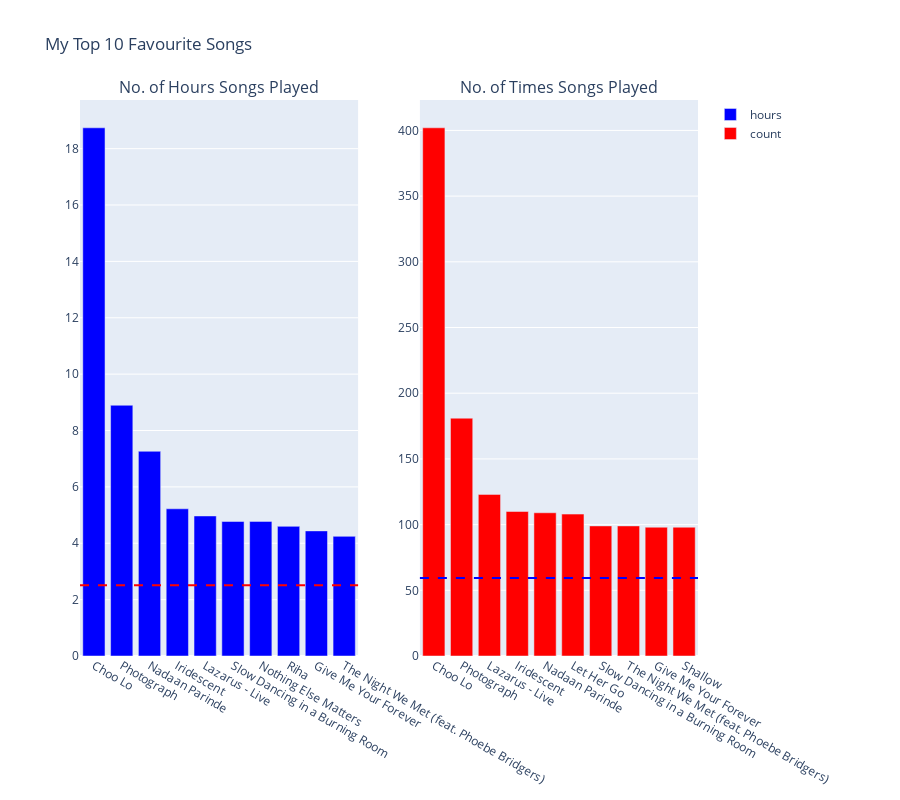

This figure's notebook cell:
### Code cell
import plotly.graph_objs as go
from plotly.subplots import make_subplots

# Setting up the subplots
fig = make_subplots(rows=1, cols=2, subplot_titles=("No. of Hours Songs Played", "No. of Times Songs Played"))

# Adding the traces to the subplots
fig.add_trace(go.Bar(x=top_10_songs_time_df.head(10).index, y=top_10_songs_time_df["Listening Time(Hours)"].head(10), marker_color='blue',name = 'hours'), row=1, col=1)
fig.add_hline(y=top_10_songs_time_df["Listening Time(Hours)"][:100].mean(), line_dash='dash', line_color='red', row=1, col=1)
fig.add_trace(go.Bar(x=top_10_songs_count_df.head(10).index, y=top_10_songs_count_df["Count"].head(10), marker_color='red', name='count'), row=1, col=2)
fig.add_hline(y=top_10_songs_count_df["Count"][:100].mean(), line_dash='dash', line_color='blue', row=1, col=2)

# Updating the layout of the subplots
fig.update_layout(title="My Top 10 Favourite Songs", height=800)

# Displaying the subplots
fig.show()

### Figure 1 — Plotly figure (JSON) as saved in the notebook; plotly's stock layout.template omitted (floating-point values rounded to 4 significant figures)
{"data": [{"marker": {"color": "blue"}, "name": "hours", "type": "bar", "x": ["Choo Lo", "Photograph", "Nadaan Parinde", "Iridescent", "Lazarus - Live", "Slow Dancing in a Burning Room", "Nothing Else Matters", "Riha", "Give Me Your Forever", "The Night We Met (feat. Phoebe Bridgers)"], "xaxis": "x", "y": [18.74, 8.896, 7.263, 5.222, 4.969, 4.773, 4.776, 4.6, 4.439, 4.245], "yaxis": "y"}, {"marker": {"color": "red"}, "name": "count", "type": "bar", "x": ["Choo Lo", "Photograph", "Lazarus - Live", "Iridescent", "Nadaan Parinde", "Let Her Go", "Slow Dancing in a Burning Room", "The Night We Met (feat. Phoebe Bridgers)", "Give Me Your Forever", "Shallow"], "xaxis": "x2", "y": [402, 181, 123, 110, 109, 108, 99, 99, 98, 98], "yaxis": "y2"}], "layout": {"annotations": [{"font": {"size": 16}, "showarrow": false, "text": "No. of Hours Songs Played", "x": 0.225, "xanchor": "center", "xref": "paper", "y": 1, "yanchor": "bottom", "yref": "paper"}, {"font": {"size": 16}, "showarrow": false, "text": "No. of Times Songs Played", "x": 0.775, "xanchor": "center", "xref": "paper", "y": 1, "yanchor": "bottom", "yref": "paper"}], "height": 800, "shapes": [{"line": {"color": "red", "dash": "dash"}, "type": "line", "x0": 0, "x1": 1, "xref": "x domain", "y0": 2.512, "y1": 2.512, "yref": "y"}, {"line": {"color": "blue", "dash": "dash"}, "type": "line", "x0": 0, "x1": 1, "xref": "x2 domain", "y0": 59.41, "y1": 59.41, "yref": "y2"}], "title": {"text": "My Top 10 Favourite Songs"}, "xaxis": {"anchor": "y", "domain": [0, 0.45]}, "xaxis2": {"anchor": "y2", "domain": [0.55, 1]}, "yaxis": {"anchor": "x", "domain": [0, 1]}, "yaxis2": {"anchor": "x2", "domain": [0, 1]}}}
